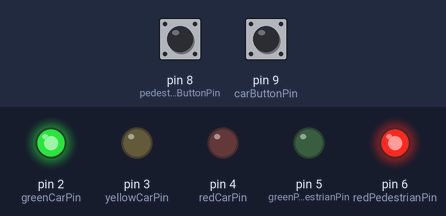
This sketch was run on a simulated Arduino Uno, built with avr-gcc and run on an emulated ATmega328P. On the bench: output pins drawn as LEDs (lit = HIGH). Inputs (shaded band) come from the test bench; at power-on: pin 8 (pedestrianButtonPin) LOW, pin 9 (carButtonPin) LOW.

Above: at 1.2 s.
1.3 s: pin 8 (pedestrianButtonPin) pulled HIGH for 0.15 s
At 5.3 s:
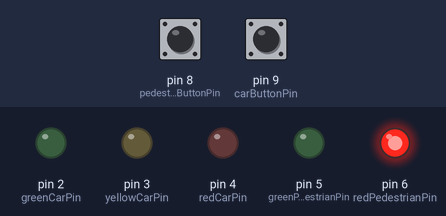
10.4 s: pin 8 (pedestrianButtonPin) pulled HIGH for 3.2 s
At 10.4 s:
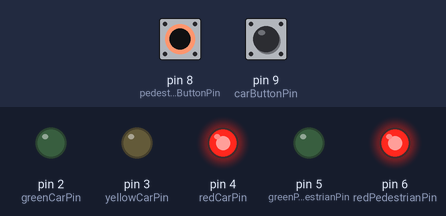
At 18.0 s:
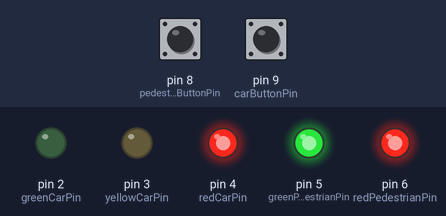
Timing chart, 0 to 23.8 s (numbered marks = the images above; inputs shaded):
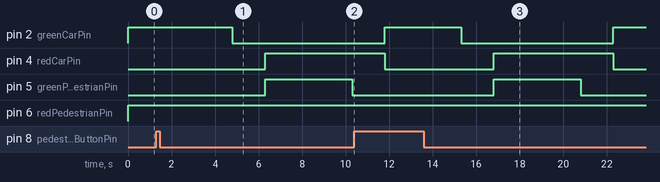

Measured:
- after the input at 1.3 s, pin 2 (greenCarPin): HIGH → LOW after 3.5 s; pin 4 (redCarPin): LOW → HIGH after 5.0 s; pin 5 (greenPedestrianPin): LOW → HIGH after 5.0 s, → LOW 4.0 s later
- after the input at 10.4 s, pin 5 (greenPedestrianPin): LOW → HIGH after 6.4 s, → LOW 4.0 s later

The sketch:

semaforo-con-arduino.ino
```cpp
// Arduino Traffic Light with Pedestrian Call

// Pin assignments for traffic lights
const int greenCarPin = 2;   // Green light for cars
const int yellowCarPin = 3;  // Yellow light for cars (optional)
const int redCarPin = 4;     // Red light for cars
const int greenPedestrianPin = 5;  // Green light for pedestrians
const int redPedestrianPin = 6;    // Red light for pedestrians

// Pin assignments for push buttons
const int pedestrianButtonPin = 8; // Pedestrian button
const int carButtonPin = 9;        // Car button

// Variables to store button states
int pedestrianButtonState = 0;
int carButtonState = 0;

void setup() {
  // Initialize pin modes
  pinMode(greenCarPin, OUTPUT);
  pinMode(yellowCarPin, OUTPUT);
  pinMode(redCarPin, OUTPUT);
  pinMode(greenPedestrianPin, OUTPUT);
  pinMode(redPedestrianPin, OUTPUT);
  pinMode(pedestrianButtonPin, INPUT);
  pinMode(carButtonPin, INPUT);
}

void loop() {
  // Default state: Green for cars, Red for pedestrians
  digitalWrite(greenCarPin, HIGH);
  digitalWrite(redPedestrianPin, HIGH);

  // Read button states
  pedestrianButtonState = digitalRead(pedestrianButtonPin);
  carButtonState = digitalRead(carButtonPin);

  // Check if pedestrian button is pressed
  if (pedestrianButtonState == HIGH) {
    pedestrianSequence(); // Activate pedestrian crossing sequence
  }

  // Check if car button is pressed
  if (carButtonState == HIGH) {
    carSequence(); // Activate car traffic sequence
  }
}

// Function to control pedestrian crossing sequence
void pedestrianSequence() {
  delay(3500); // Wait for cars to stop
  digitalWrite(greenCarPin, LOW); // Stop cars
  delay(1500); // Delay for safety
  digitalWrite(redCarPin, HIGH); // Turn red for cars
  digitalWrite(greenPedestrianPin, HIGH); // Allow pedestrians to cross
  delay(4000); // Pedestrian crossing time
  digitalWrite(greenPedestrianPin, LOW); // Stop pedestrian crossing
  delay(1500); // Delay before resetting lights
  digitalWrite(redPedestrianPin, LOW); // Turn off pedestrian light
  digitalWrite(redCarPin, LOW); // Turn off car red light
  digitalWrite(greenCarPin, HIGH); // Allow cars to proceed
}

// Function to control car traffic sequence
void carSequence() {
  delay(3500); // Wait for pedestrian crossing
  digitalWrite(greenCarPin, LOW); // Stop cars
  delay(1500); // Delay for safety
  digitalWrite(redCarPin, HIGH); // Turn red for cars
  delay(1500); // Delay before allowing pedestrians to cross again
  digitalWrite(redPedestrianPin, LOW); // Turn off pedestrian red light
  digitalWrite(greenPedestrianPin, HIGH); // Allow pedestrians to cross
  delay(4000); // Pedestrian crossing time
  digitalWrite(greenPedestrianPin, LOW); // Stop pedestrian crossing
  delay(1500); // Delay before resetting lights
  digitalWrite(redPedestrianPin, HIGH); // Turn red for pedestrians
  digitalWrite(redCarPin, LOW); // Turn off car red light
  digitalWrite(greenCarPin, HIGH); // Allow cars to proceed
}
```
